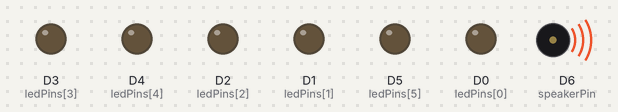
This sketch was run on a simulated ESP8266 (Wemos D1 mini). Shown: output pins drawn as LEDs (lit = HIGH), buzzer (waves = sounding). Pins used as bus, display or sensor lines are not drawn.

Above: at 0.1 s.
At 15.06 s:
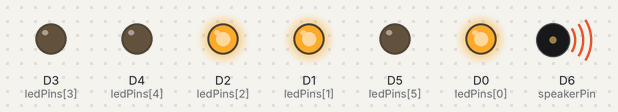
At 23.4 s:
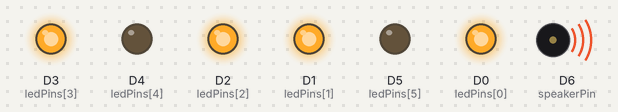
At 37.8 s:
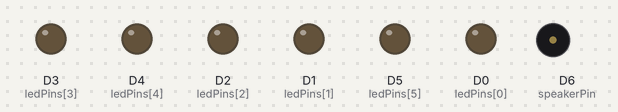
Timing chart, 0 to 40.0 s (numbered marks = the images above):
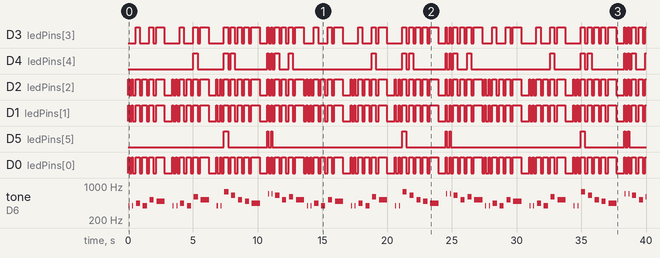

Measured:
- by itself, D3 (ledPins[3]), D2 (ledPins[2]), D1 (ledPins[1]), D0 (ledPins[0]): moves between LOW and HIGH, repeating every 13.8 s
- by itself, D5 (ledPins[5]): repeats every 13.8 s: LOW 3.0 s, HIGH 0.08 s, LOW 0.21 s, HIGH 0.08 s, LOW 10.0 s, HIGH 0.32 s
- by itself, tone on D6 (speakerPin): plays 391 Hz for 0.08 s, 391 Hz for 0.08 s, 439 Hz for 0.32 s, 391 Hz for 0.32 s, 521 Hz for 0.32 s, 491 Hz for 0.64 s … (74 notes in this stretch)
- by itself, D4 (ledPins[4]): repeats every 13.8 s: LOW 2.0 s, HIGH 0.32 s, LOW 0.21 s, HIGH 0.32 s, LOW 2.5 s, 2 × (HIGH 0.08 s, LOW 0.21 s), HIGH 0.32 s, LOW 0.73 s, HIGH 0.32 s, LOW 6.1 s, HIGH 0.32 s

The sketch:

HappyBirthdaySong.ino
```cpp
#include <Arduino.h>

// these constants won't change:
const int ledCount = 6;    // the number of LEDs in the bar graph

int ledPins[] = {
  D0, D1, D2, D3, D4, D5
};   // an array of pin numbers to which LEDs are attached


int speakerPin = D6; // Buzzer pin
int length = 28; // the number of notes
char notes[] = "GGAGcB GGAGdc GGxecBA yyecdc";
int beats[] = {2,2,8,8,8,16,1,2,2,8,8,8,16,1,2,2,8,8,8,8,16,1,2,2,8,8,8,16};
int tempo = 200;// time delay between notes


void displayBarGraph(int tone) {
  // map the result to a range from 0 to the number of LEDs:
  int ledLevel = map(tone, 0, 1400, 0, ledCount);

  // loop over the LED array:
  for (int thisLed = ledCount-1; thisLed >=0; thisLed--) {
    digitalWrite(ledPins[thisLed], LOW);
    delayMicroseconds(500);
  }

  // loop over the LED array:
  for (int thisLed = 0; thisLed < ledLevel; thisLed++) {
    digitalWrite(ledPins[thisLed], HIGH);
    delayMicroseconds(100);
  }
}

void playTone(int tone, int duration) {
    displayBarGraph(2000-tone);
    for (long i = 0; i < duration * 1000L; i += tone * 2) {
        digitalWrite(speakerPin, HIGH);
        delayMicroseconds(tone);
        digitalWrite(speakerPin, LOW);
        delayMicroseconds(tone);
    }
    displayBarGraph(0);
}

void playNote(char note, int duration) {
    char names[] = {'C', 'D', 'E', 'F', 'G', 'A', 'B',

                    'c', 'd', 'e', 'f', 'g', 'a', 'b',

                    'x', 'y' };

    int tones[] = { 1915, 1700, 1519, 1432, 1275, 1136, 1014,

                    956,  834,  765,  593,  468,  346,  224,

                    655 , 715 };

    int SPEE = 5;

    // play the tone corresponding to the note name

    for (int i = 0; i < 17; i++) {
    if (names[i] == note) {
        int newduration = duration/SPEE;
        playTone(tones[i], newduration);
    }
    }
}


void displayBarGraph(int tone);
void playTone(int tone, int duration);
void playNote(char note, int duration);

void setup() {
    Serial.begin(115200);
    pinMode(speakerPin, OUTPUT);
    // loop over the pin array and set them all to output:
    for (int thisLed = 0; thisLed < ledCount; thisLed++) {
        pinMode(ledPins[thisLed], OUTPUT);
    }
}

void loop() {
    for (int i = 0; i < length; i++) {
        if (notes[i] == ' ') {
            delay(beats[i] * tempo); // delay between notes
        } else {
            playNote(notes[i], beats[i] * tempo);
        }

        // time delay between notes
        delay(tempo);
    }

}
```
